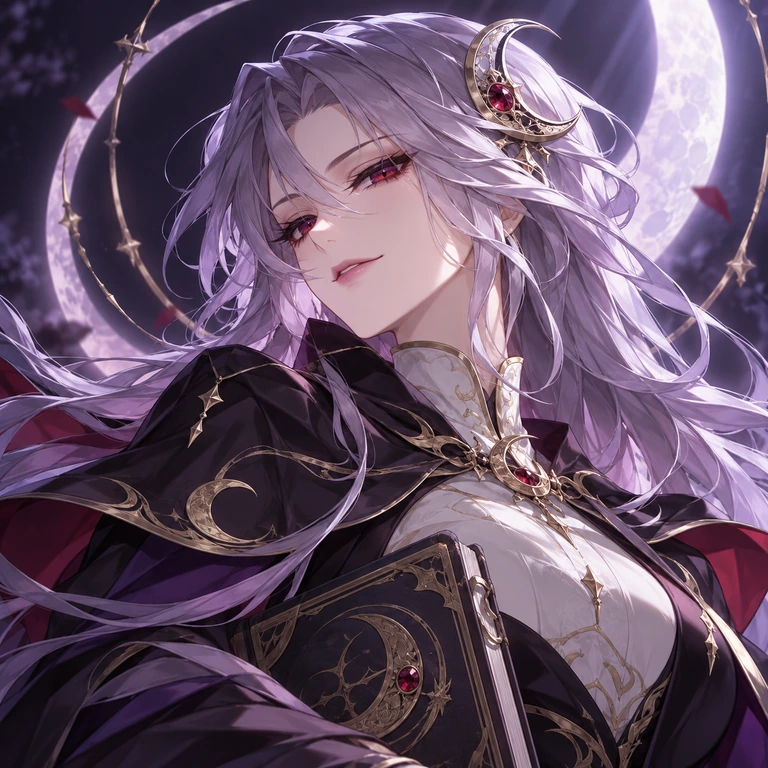
#> input picture source/plugin/gamecenter/games/raid/assets/boss.webp, 768 x 768 px; its folder holds 6 pictures in this run
$ python export_faces.py
#> lines starting #> are read from the running program, lines starting #| are printed output that depends on the picture
#!/usr/bin/env python3
"""作者：GPT / Codex；原插件 (C) 2026 Carinoasd。
按用户授权的流水线从已编辑全图提取透明层；不生成/重画五官。
默认读取已保留的768px edited.png，可复现导出；--prepare用于首次从生成文件缩放并校正整数平移。
"""
import argparse
import hashlib
import json
from pathlib import Path
from PIL import Image, ImageChops, ImageDraw, ImageFilter
ROOT = Path(__file__).resolve().parents[4]
ART = Path(__file__).resolve().parent
ASSETS = ROOT / 'source/plugin/gamecenter/games/raid/assets'
ROIS = {1:(238,112,486,340),2:(244,104,492,344)}

def align_translation(base, edited, roi):
    import numpy as np
    # Register immutable scenery/hair/book edges, excluding the expression area.
    a=np.asarray(base.convert('L'),dtype=np.float32)
    b=np.asarray(edited.convert('L'),dtype=np.float32)
    a=np.abs(np.diff(a,axis=0,prepend=a[:1]))+np.abs(np.diff(a,axis=1,prepend=a[:,:1]))
    b=np.abs(np.diff(b,axis=0,prepend=b[:1]))+np.abs(np.diff(b,axis=1,prepend=b[:,:1]))
    mask=np.ones((768,768),dtype=bool);x1,y1,x2,y2=roi
    mask[max(0,y1-40):min(768,y2+40),max(0,x1-40):min(768,x2+40)]=False
    mask[:12]=False;mask[-12:]=False;mask[:,:12]=False;mask[:,-12:]=False
    scores=[]
    for dy in range(-6,7):
        for dx in range(-6,7):
            shifted=np.roll(b,(dy,dx),(0,1))
            score=float(np.mean(np.abs(a[::2,::2]-shifted[::2,::2])[mask[::2,::2]]))
            scores.append((score,abs(dx)+abs(dy),dx,dy))
    _,_,dx,dy=min(scores)
    result=base.copy();result.paste(edited,(dx,dy));return result,(dx,dy)

def main():
    parser=argparse.ArgumentParser();parser.add_argument('--prepare',action='store_true');args=parser.parse_args()
    inputs=json.loads((ART/'generation-inputs.json').read_text())
#> (reads docs/raid/art/faces/generation-inputs.json from the repository)
    report=[];sheet=Image.new('RGB',(1536,768),'#191322')
#> after `sheet = Image.new('RGB', (1536, 768), '#191322')`:
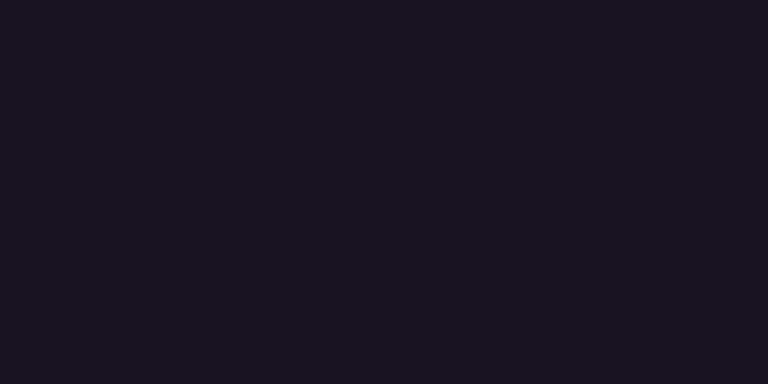
#> sheet: PIL image 1536x768 RGB (shown at 1/2 size); mean R, G, B 25, 19, 34
    for item in inputs:
        phase,hit=item['phase'],item['hit'];stem=f'p{phase}-hit{hit}'
        base=Image.open(ASSETS/('boss.webp' if phase==1 else 'boss-phase2.webp')).convert('RGB')
#> base is the input picture: PIL image 768x768 RGB; mean R, G, B 103, 82.7, 104.5
        edited_path=ART/(stem+'-edited.png');shift=(0,0)
        if args.prepare:
            source=Path(item['source']);source=source if source.is_absolute() else ART/source
            edited=Image.open(source).convert('RGB').resize((768,768),Image.Resampling.LANCZOS)
            edited,shift=align_translation(base,edited,ROIS[phase]);edited.save(edited_path)
#> (the run stopped early here; a loop or call above may not have finished)
